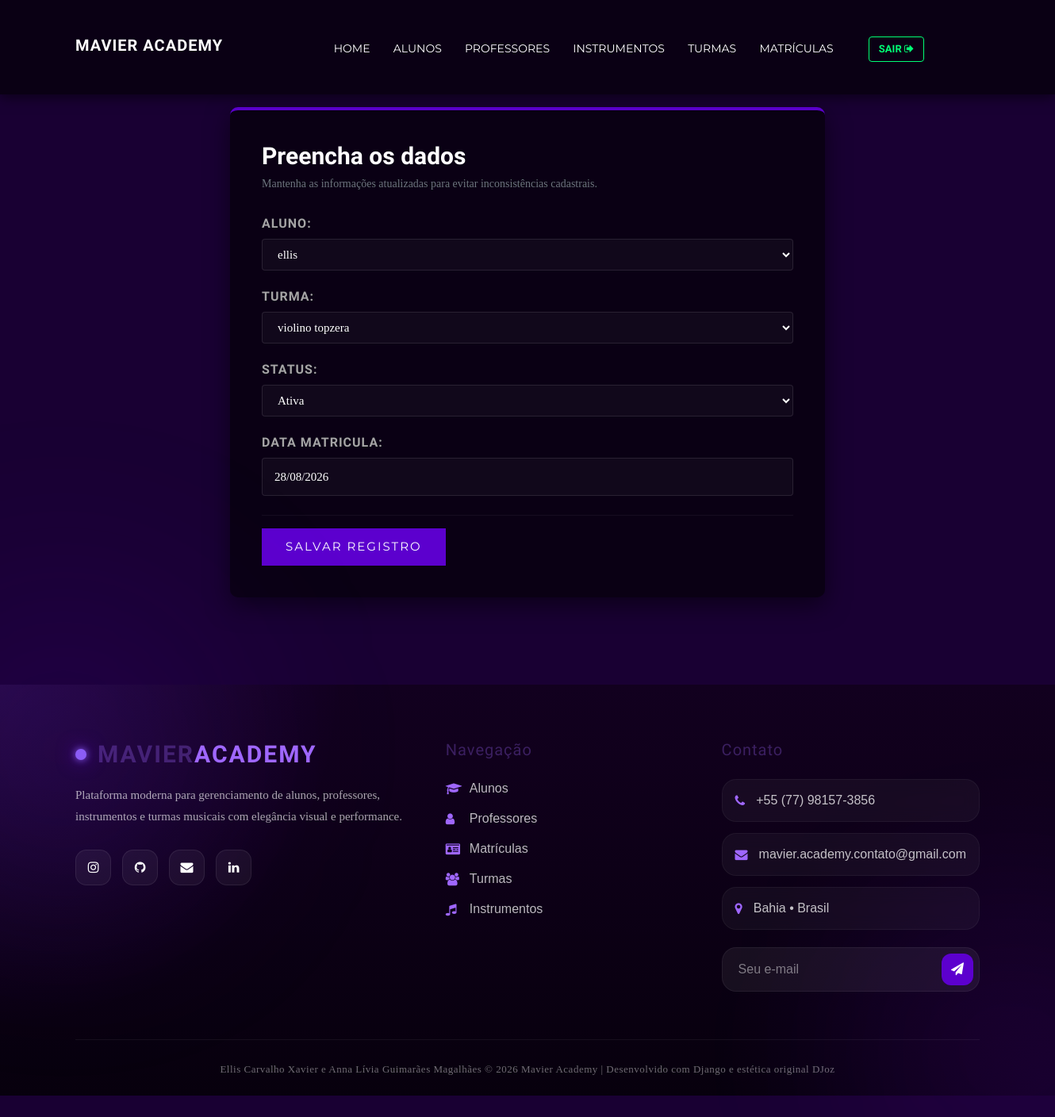
/matricula/atualizar/2/ (signed in), run on the app's committed database.
### core/models.py (models this page shows, shortened)
class Matricula(models.Model):
    STATUS_CHOICES = [
        ('ATIVA', 'Ativa'),
        ('TRANCADA', 'Trancada'),
        ('CANCELADA', 'Cancelada'),
    ]
    aluno = models.ForeignKey(Aluno, on_delete=models.CASCADE, related_name='matriculas')
    turma = models.ForeignKey(Turma, on_delete=models.CASCADE, related_name='matriculas')
    status = models.CharField(max_length=10, choices=STATUS_CHOICES, default='ATIVA')
    data_matricula = models.DateField()

### core/views.py (the view)
# urls.py: path('matricula/atualizar/<int:id>/', views.update_matricula, name='update_matricula'),
@login_required
def update_matricula(request, id):
    matricula = Matricula.objects.get(id=id)
    if request.method == 'POST':
        form = MatriculaForm(request.POST, instance=matricula)
        if form.is_valid():
            form.save()
            return redirect('/matricula/')
    else:
        form = MatriculaForm(instance=matricula)
    return render(request, 'form.html', {'form': form})

### core/forms.py
class MatriculaForm(ModelForm):
    class Meta:
        model = Matricula
        fields = [
            'aluno',
            'turma',
            'status',
            'data_matricula',
        ]

### core/models.py (called while the page is built)
    def __str__(self):
        return self.nome

    def __str__(self):
        return self.nome

### templates/form.html (shortened to what this page needs)
{% extends 'base.html' %}
{% load static %}
{% block content %}
<section class="spad" style="background: #190033; padding-top: 60px; padding-bottom: 60px;">
    <div class="container">
        <div class="row justify-content-center">
            <div class="col-lg-8">
                <div style="background: #0a0014; border-radius: 10px; border-top: 4px solid #5c00ce; padding: 40px; box-shadow: 0 10px 30px rgba(0,0,0,0.5);">
                    <div class="mb-4">
                        <h3 class="text-white font-weight-bold mb-1">Preencha os dados</h3>
                        <p class="text-muted" style="font-size: 14px;">Mantenha as informações atualizadas para evitar inconsistências cadastrais.</p>
                    </div>
                    <form method="post" class="text-white">
                        <div class="django-form-wrapper">
                            {{ form.as_p }}
                        </div>
                        <div class="mt-4 pt-3 border-top" style="border-color: rgba(255,255,255,0.05) !important;">
                            <button type="submit" class="primary-btn" style="border: none; padding: 12px 30px;">Salvar registro</button>
                        </div>
                    </form>
                </div>
            </div>
        </div>
    </div>
</section>
{% endblock %}

### static/css/style.css (style rules this page uses)
html, body { height: 100%; font-family: "Now Regular"; -webkit-font-smoothing: antialiased; }
h1, h2, h3, h4, h5, h6 { margin: 0; color: #111111; font-weight: 400; font-family: "Rajdhani", sans-serif; }
h3 { font-size: 30px; }
p { font-size: 15px; font-family: "Now Regular"; color: #444444; font-weight: 400; line-height: 26px; margin: 0 0 15px 0; }
.spad { padding-top: 100px; padding-bottom: 100px; }
.text-white h1, .text-white h2, .text-white h3, .text-white h4, .text-white h5, .text-white h6, .text-white p, .text-white span, .text-white li, .text-white a { color: #fff; }
.primary-btn { display: inline-block; font-size: 15px; text-transform: uppercase; padding: 14px 25px 12px; color: #ffffff; background: #5c00ce; letter-spacing: 2px; }
@media only screen and (min-width: 1200px) { .container { max-width: 1170px; } }

### templates/base.html (style rules this page uses)
html, body { height: 100%; margin: 0; display: flex; flex-direction: column; background-color: #190033; font-family: 'Montserrat', sans-serif; }
h1, h2, h3, h4, h5, h6 { font-family: 'Rajdhani', sans-serif !important; }

### templates/form.html (style rules this page uses)
.django-form-wrapper p { margin-bottom: 20px; }
.django-form-wrapper label { display: block; font-family: 'Rajdhani', sans-serif; font-size: 16px; font-weight: 600; text-transform: uppercase; letter-spacing: 1px; color: #a5a5a5; margin-bottom: 6px; }
.django-form-wrapper input, .django-form-wrapper select, .django-form-wrapper textarea { width: 100%; background: rgba(255, 255, 255, 0.03) !important; border: 1px solid rgba(255, 255, 255, 0.1) !important; border-radius: 4px; padding: 10px 15px; color: #ffffff !important; font-size: 15px; transition: all 0.3s; }

### data on the page
Matricula: aluno "ellis", turma "violino topzera", status "Ativa", data_matricula "28/08/2026"
